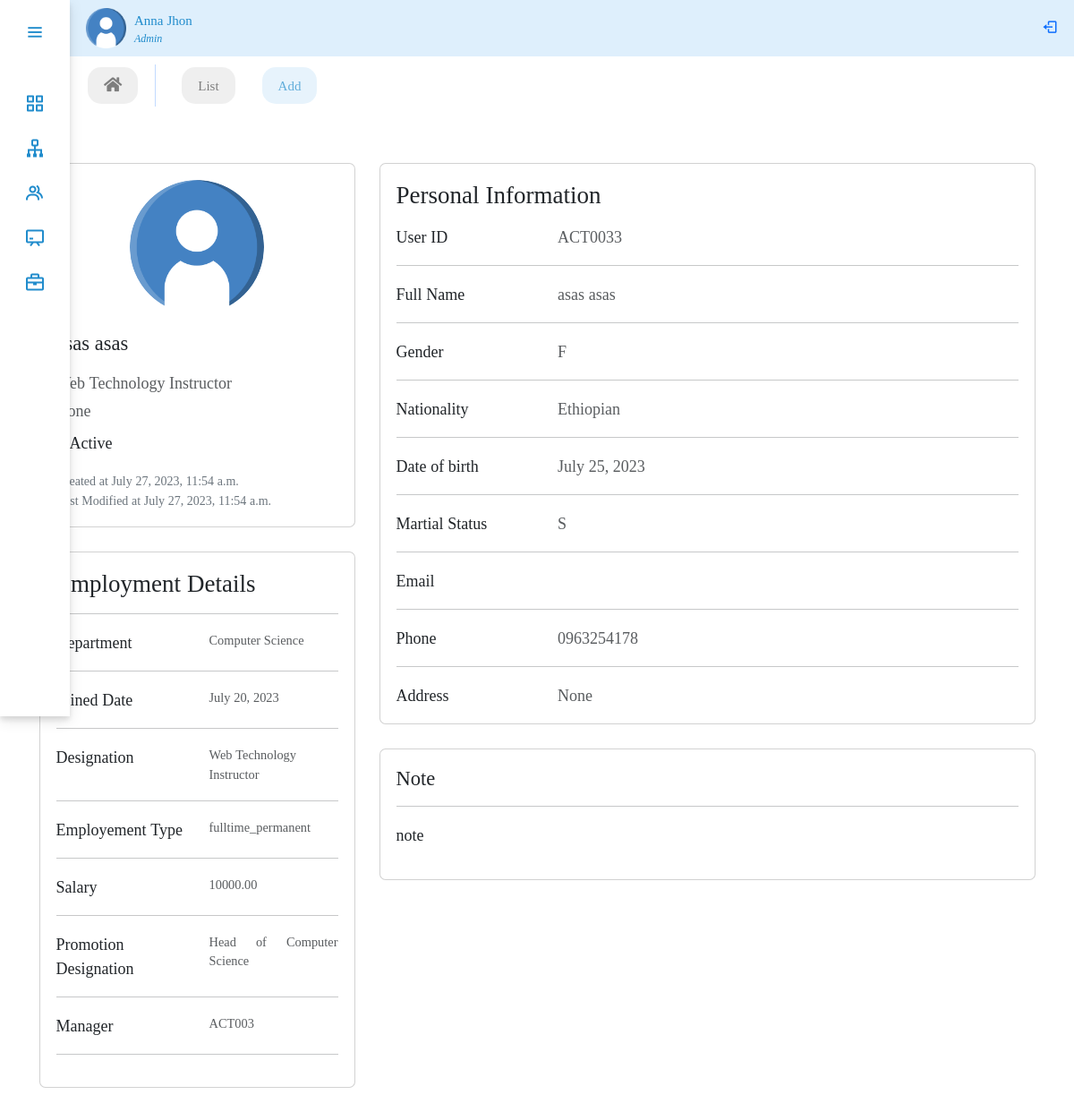
The page /panel/employee/2/ on the database its author committed.
### performance/models.py (models this page shows, shortened)
class Employee(models.Model):
    user = models.OneToOneField(
        CustomUser, on_delete=models.CASCADE, null=True, related_name='user')
    GENDER_CHOICES = (
        ('M', 'Male'),
        ('F', 'Female'),
    )
    MARITAL_STATUS_CHOICES = (
        ('S', 'Single'),
        ('M', 'Married'),
        ('D', 'Divorced'),
        ('W', 'Widowed'),
    )
    EMPLOYMENT_TYPE_CHOICES = (
        ('fulltime_permanent', 'Fulltime Permanent'),
        ('fulltime_probation', 'Fulltime Probation'),
        ('part_time_contract', 'Part Time Contract'),
    )
    STATUS_CHOICES = (
        ('A', 'Active'),
        ('IN', 'Inactive'),
    )
    avatar = models.ImageField(upload_to='avatar/', null=True, blank=True)
    gender = models.CharField(max_length=1, choices=GENDER_CHOICES, null=True)
    dob = models.DateField(blank=True, null=True)
    nationality = models.CharField(max_length=100, null=True, blank=True)
    marital_status = models.CharField(
        max_length=50, choices=MARITAL_STATUS_CHOICES, null=True, blank=True)
    phone_number = models.CharField(max_length=20, null=True, blank=True)
    email = models.EmailField(max_length=254)
    address = models.CharField(max_length=100, null=True, blank=True)
    joined_date = models.DateField(null=True)
    department = models.ForeignKey(
        Department, on_delete=models.SET_NULL, null=True, blank=True)
    designation = models.ForeignKey(
        Designation, on_delete=models.SET_NULL, null=True)
    employment_type = models.CharField(
        max_length=20, choices=EMPLOYMENT_TYPE_CHOICES, null=True)
    salary = models.DecimalField(
        max_digits=10, decimal_places=2, null=True, blank=True)
    promotion_designation = models.ForeignKey(
        Designation, on_delete=models.SET_NULL, related_name='promotion', null=True, blank=True)
    manager = models.ForeignKey(
        CustomUser, on_delete=models.SET_NULL, null=True, blank=True)
    created_at = models.DateTimeField(auto_now_add=True, null=True, blank=True)
    updated_at = models.DateTimeField(auto_now=True, null=True, blank=True)
    status = models.CharField(max_length=50, null=True, choices=STATUS_CHOICES)
    note = models.TextField(blank=True, null=True)

class CustomUser(AbstractBaseUser, PermissionsMixin):
    user_id = models.CharField(max_length=10, unique=True)
    first_name = models.CharField(max_length=30)
    last_name = models.CharField(max_length=30)
    is_active = models.BooleanField(default=True)
    is_manager = models.BooleanField(default=False)
    is_employee = models.BooleanField(default=False)
    is_admin = models.BooleanField(default=False)
    is_staff = models.BooleanField(default=False)
    is_superuser = models.BooleanField(default=False)
    objects = UserManager()
    USERNAME_FIELD = 'user_id'
    REQUIRED_FIELDS = ['first_name', 'last_name']
    def __str__(self):
        return self.user_id

class Designation(models.Model):
    department = models.ForeignKey(
        Department, on_delete=models.SET_NULL, related_name='designations', null=True, blank=True)
    job_title = models.CharField(max_length=100, null=True)
    created_at = models.DateTimeField(auto_now_add=True, null=True)
    updated_at = models.DateTimeField(auto_now=True, null=True)
    def __str__(self):
        return self.job_title

class Department(models.Model):
    department_name = models.CharField(max_length=100, null=True)
    department_head = models.ForeignKey(
        CustomUser, on_delete=models.SET_NULL, related_name='head_of_department', blank=True, null=True)
    status = models.BooleanField(default=True, null=True)
    created_at = models.DateTimeField(auto_now_add=True, null=True)
    updated_at = models.DateTimeField(auto_now=True, null=True)
    def __str__(self):
        return self.department_name

### performance/views.py (the view)
class EmployeeDetailView(DetailView):
    model = Employee
    template_name = 'performance/employee_detail.html'
    context_object_name = 'employee_detail'

### performance/templates/performance/employee_detail.html (shortened to what this page needs)
{% extends 'performance/adminPanel.html' %}
{% load static %}
{% block body %}
<ul class="nav panelNav fw-medium">
    <li class="nav-item">
        <a class="nav-link" href="{% url 'dashboard' %}"><i class="fa fa-home"></i></a>
    </li>
    <li class="nav-item">
        <a class="nav-link" href="{% url 'employees' %}"> List</a>
    </li>
    <li class="nav-item">
        <a class="nav-link active" href="">Add</a>
    </li>
</ul>
<section>
  <div class="container py-5">
    <div class="row">
      <div class="col-lg-4">
        <div class="card mb-4">
          <div class="card-body text-center">
            <img src="/media/avatar/user.png" alt="avatar"
              class="rounded-circle img-fluid" style="width: 150px;">
            <h5 class="my-3">{{employee_detail.user.first_name}} {{employee_detail.user.last_name}}</h5>
            <p class="text-muted mb-1"> {{employee_detail.designation}}</p>
            <p class="text-muted mb-2">{{employee_detail.address}}</p>
            <div class="d-flex align-items-center m-0 mb-3">
                {% if employee_detail.status == "A" %}
                <p class="m-0">Active</p>
                {% else %}
                <div style="width:10px; height:10px; background-color:#dc3545; border-radius:50%; padding:0.25rem; margin-right: 5px;"></div>
                <p class="m-0">Inactive</p>
                {% endif %}
            </div>
             <div>
                <p style="font-size: 14px; margin:1px;" class="text-secondary">Created at {{employee_detail.created_at}} </p>
                <p style="font-size: 14px; margin:1px;" class="text-secondary">Last Modified at {{employee_detail.updated_at}} </p>
            </div>
          </div>
        </div>
        <div class="card mb-4 mb-lg-0">
          <div class="card-body">
            <h4 class="mb-3">Employment Details</h4>
            <hr>
            <div class="row" ">
              <div class="col-sm-6">
                <p class="mb-0">Department</p>
              </div>
              <div class="col-sm-6">
                <p class="text-muted mb-0" style="font-size: 0.8rem;">{{employee_detail.department}}</p>
              </div>
            </div>
            <hr>
            <div class="row" >
              <div class="col-sm-6">
                <p class="mb-0">Joined Date</p>
              </div>
              <div class="col-sm-6">
                <p class="text-muted mb-0" style="font-size: 0.8rem;">{{employee_detail.joined_date}}</p>
              </div>
            </div>
            <hr>
            <div class="row" >
              <div class="col-sm-6">
                <p class="mb-0">Designation</p>
              </div>
              <div class="col-sm-6">
                <p class="text-muted mb-0" style="font-size: 0.8rem; text-align: left;">{{employee_detail.designation}}</p>
              </div>
            </div>
            <hr>
            <div class="row" >
              <div class="col-sm-6">
                <p class="mb-0">Employement Type</p>
              </div>
              <div class="col-sm-6">
                <p class="text-muted mb-0" style="font-size: 0.8rem;">{{employee_detail.employment_type}}</p>
              </div>
            </div>
            <hr>
            <div class="row" >
              <div class="col-sm-6">
                <p class="mb-0">Salary</p>
              </div>
              <div class="col-sm-6">
                <p class="text-muted mb-0" style="font-size: 0.8rem;">{{employee_detail.salary}}</p>
              </div>
            </div>
            <hr>
            <div class="row" ">
              <div class="col-sm-6">
                <p class="mb-0">Promotion Designation</p>
              </div>
              <div class="col-sm-6">
                <p class="text-muted mb-0" style="font-size: 0.8rem;">{{employee_detail.promotion_designation}}</p>
              </div>
            </div>
            <hr>
            <div class="row" ">
              <div class="col-sm-6">
                <p class="mb-0">Manager</p>
              </div>
              <div class="col-sm-6">
                <p class="text-muted mb-0" style="font-size: 0.8rem;">{{employee_detail.manager}}</p>
              </div>
            </div>
            <hr>
          </div>
        </div>
      </div>
      <div class="col-lg-8">
        <div class="card mb-4">
          <div class="card-body">
            <h4 class="mb-3">Personal Information</h4>
            <div class="row">
              <div class="col-sm-3">
                <p class="mb-0">User ID</p>
              </div>
              <div class="col-sm-9">
                <p class="text-muted mb-0">{{employee_detail.user.user_id}}</p>
              </div>
            </div>
            <hr>
            <div class="row">
              <div class="col-sm-3">
                <p class="mb-0">Full Name</p>
              </div>
              <div class="col-sm-9">
                <p class="text-muted mb-0">{{employee_detail.user.first_name}} {{employee_detail.user.last_name}}</p>
              </div>
            </div>
             <hr>
            <div class="row">
              <div class="col-sm-3">
                <p class="mb-0">Gender</p>
              </div>
              <div class="col-sm-9">
                <p class="text-muted mb-0">{{employee_detail.gender}}</p>
              </div>
            </div>
            <hr>
            <div class="row">
              <div class="col-sm-3">
                <p class="mb-0">Nationality</p>
              </div>
              <div class="col-sm-9">
                <p class="text-muted mb-0">{{employee_detail.nationality}}</p>
              </div>
            </div>
            <hr>
            <div class="row">
              <div class="col-sm-3">
                <p class="mb-0">Date of birth</p>
              </div>
              <div class="col-sm-9">
                <p class="text-muted mb-0">{{employee_detail.dob}}</p>
              </div>
            </div>
            <hr>
            <div class="row">
              <div class="col-sm-3">
                <p class="mb-0">Martial Status</p>
              </div>
              <div class="col-sm-9">
                <p class="text-muted mb-0">{{employee_detail.marital_status}}</p>
              </div>
            </div>
            <hr>
            <div class="row">
              <div class="col-sm-3">
                <p class="mb-0">Email</p>
              </div>
              <div class="col-sm-9">
              </div>
            </div>
            <hr>
            <div class="row">
              <div class="col-sm-3">
                <p class="mb-0">Phone</p>
              </div>
              <div class="col-sm-9">
                <p class="text-muted mb-0">{{employee_detail.phone_number}}</p>
              </div>
            </div>
           <hr>
            <div class="row">
              <div class="col-sm-3">
                <p class="mb-0">Address</p>
              </div>
              <div class="col-sm-9">
                <p class="text-muted mb-0">{{employee_detail.address}}</p>
              </div>
            </div>
          </div>
        </div>
        <div class="row mb-4">
          <div class="col-md-12">
            <div class="card  mb-md-0">
              <div class="card-body">
                <h5>Note</h5>
                <hr>
                <p>{{employee_detail.note}}</p>
            </div>
            </div>
          </div>
        </div>
      </div>
    </div>
  </div>
</section>
{% endblock body%}

### performance/static/performance/css/style.css (style rules this page uses)
:root { --color-default: #218ccc; --color-second:#DEEFFC; --color-white:#fff; --color-body:#e4e9f7; --color-light:#e0e0e0; }
* { margin: 0; padding: 0; font-size: 18px; font-family: 'Noto Serif Georgian', serif; text-align: justify; box-sizing: border-box; }
.panelNav { position: relative; top: 0; left: 78px; width: calc(100% - 78px); transition: all .5s ease; z-index: 2; }
.panelNav { background-color: var(--color-white); }
.panelNav .nav-link { color: #000; background-color: var(--color-light); border-radius: 15px; font-size: 15px; margin: 12px 10px 12px 20px; opacity: 0.5; }
.panelNav .nav-link.active { opacity: 0.7; background-color: var(--color-second); color: var(--color-default); }

### rows shown on the page
Employee: user.first_name "asas", user.last_name "asas", designation "Web Technology Instructor", address "None", created_at "July 27, 2023, 11:54 a.m.", updated_at "July 27, 2023, 11:54 a.m.", department "Computer Science", joined_date "July 20, 2023", employment_type "fulltime_permanent", salary "10000.00", promotion_designation "Head of Computer Science", manager "ACT003", user.user_id "ACT0033", gender "F", nationality "Ethiopian", dob "July 25, 2023", marital_status "S", phone_number "0963254178", note "note"
